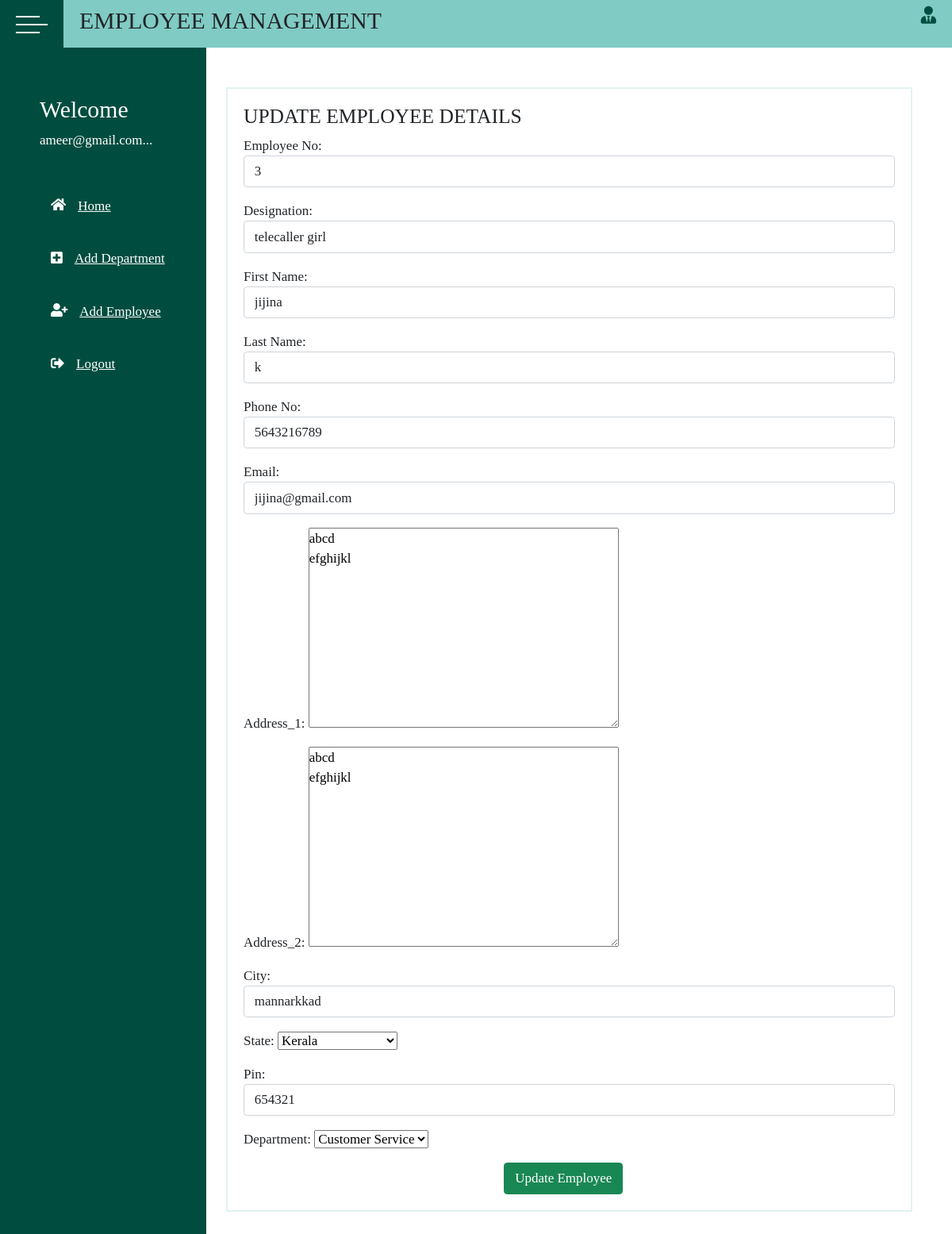
Page /centerhead/employee/update/4 (signed in) on the committed database.
### crmcuser/models.py (models this page shows, shortened)
class MyUser(AbstractBaseUser):
    email = models.EmailField(
        verbose_name='email address',
        max_length=255,
        unique=True,
    )
    phone = models.CharField(max_length=12)
    options = (
        ("admin", "admin"),
    )
    role = models.CharField(max_length=50, default="admin", choices=options)
    is_active = models.BooleanField(default=True)
    is_admin = models.BooleanField(default=False)
    objects = MyUserManager()
    USERNAME_FIELD = 'email'
    REQUIRED_FIELDS = ['phone', 'role']
    def __str__(self):
        return self.email

### centerhead/models.py (models this page shows)
class Employee(models.Model):
    emp_no=models.CharField(max_length=50)
    designation=models.CharField(max_length=50)
    f_name=models.CharField(max_length=50)
    l_name=models.CharField(max_length=50)
    phone=models.CharField(max_length=50)
    email=models.EmailField(max_length=50)
    address_1=models.TextField(max_length=50)
    address_2=models.TextField(max_length=50)
    city=models.CharField(max_length=50)
    options=(
        ("Andhra Pradesh","Andhra Pradesh"),
        ("Arunachal Pradesh","Arunachal Pradesh"),
        ("Assam","Assam"),
        ("Bihar","Bihar"),
        ("Chhattisgarh","Chhattisgarh"),
        ("Goa","Goa"),
        ("Gujarat","Gujarat"),
        ("Haryana","Haryana	"),
        ("Himachal Pradesh","Himachal Pradesh"),
        ("harkhand","harkhand"),
        ("Karnataka","Karnataka"),
        ("Kerala","Kerala"),
        ("Madhya Pradesh","Madhya Pradesh"),
        ("Maharashtra","Maharashtra"),
        ("Manipur","Manipur"),
        ("Meghalaya","Meghalaya"),
        ("Mizoram","Mizoram"),
        ("Nagaland","Nagaland"),
        ("Odisha","Odisha"),
        ("Punjab","Punjab"),
        ("Rajasthan","Rajasthan"),
        ("Sikkim","Sikkim"),
        ("Tamil Nadu","Tamil Nadu"),
        ("Telangana","Telangana"),
        ("Tripura","Tripura"),
        ("Uttar Pradesh","Uttar Pradesh"),
        ("Uttarakhand","Uttarakhand"),
        ("West Bengal","West Bengal")
    )
    state=models.CharField(max_length=50,choices=options,default="Kerala")
    pin=models.CharField(max_length=50)
    department=models.ForeignKey(Department,on_delete=models.CASCADE)

### centerhead/views.py (the view)
# urls.py: path("employee/update/<int:id>", views.UpdateEmployee.as_view(), name="updateemployee"),
@method_decorator(signin_required, name="dispatch")
class UpdateEmployee(UpdateView):
    model = Employee
    form_class = EmployeeAddForm
    template_name = "update_employee.html"
    pk_url_kwarg = "id"
    success_url = reverse_lazy("listemployee")

### centerhead/models.py (called while the page is built)
    def __str__(self):
        return self.name

### centerhead/templates/update_employee.html (shortened to what this page needs)
<!DOCTYPE html>
{%extends "base.html"%}
{%block body_block%}
<html lang="en">
<head>
    <link href="https://cdn.jsdelivr.net/npm/bootstrap@5.1.3/dist/css/bootstrap.min.css" rel="stylesheet"
>
</head>
<body>
<form action="" method="POST">
    <h4>UPDATE EMPLOYEE DETAILS</h4>
    {{form.as_p}}
    <button type="submit" class="btn btn-success" style="margin-left:40%;">Update Employee</button>
</form>
</body>
</html>
{%endblock%}

### centerhead/templates/base.html (shortened to what this page needs)
<!DOCTYPE html>
{%load static%}
<html lang="en">
<head>
    <link rel="stylesheet" href="{%static 'css/style.css'%}">
    <link rel="stylesheet" href="https://use.fontawesome.com/releases/v5.15.4/css/all.css"
>
    <link href="https://cdn.jsdelivr.net/npm/bootstrap@5.1.3/dist/css/bootstrap.min.css" rel="stylesheet"
>
</head>
<body>
<div class="wrapper">
    <div class="top_navbar">
        <div class="hamburger">
            <div class="hamburger__inner">
                <div class="one"></div>
                <div class="two"></div>
                <div class="three"></div>
            </div>
        </div>
        <div class="menu">
            <div class="log">
                <h3>EMPLOYEE MANAGEMENT</h3>
            </div>
            <div class="right_menu">
                <ul>
                    <li>
                        <a href=""><i class="fas fa-user-tie"></i></a>
                    </li>
                </ul>
            </div>
        </div>
    </div>
    <div class="main_container">
        <div class="sidebar">
            <div class="sidebar__inner">
                <div class="profile">
                    <div class="profile_info" style="padding-left:50px; margin-top:40px;">
                        <h3>Welcome</h3>
                        <p class="profile_name">{{request.user}}...</p>
                    </div>
                </div>
                <ul>
                    <li>
                        <a href="{%url 'listemployee'%}">
                        <span class="icon">
                            <i class="fas fa-home"></i>
                        </span>
                            <span class="title">Home</span>
                        </a>
                    </li>
                    <li>
                        <a href="{%url 'adddept'%}">
                            <span class="icon"><i class="fas fa-plus-square"></i></span>
                            <span class="title">Add Department</span>
                        </a>
                    </li>
                    <li>
                        <a href="{%url 'addemployee'%}">
                            <span class="icon"><i class="fas fa-user-plus"></i></span>
                            <span class="title">Add Employee</span>
                        </a>
                    </li>
                    <li>
                        <a href="{%url 'adminsignout'%}">
                            <span class="icon"><i class="fas fa-sign-out-alt"></i></span>
                            <span class="title">Logout</span>
                        </a>
                    </li>
                </ul>
            </div>
        </div>
        <div class="container">
            <div class="item">
                {%block body_block%}
                {%endblock%}
            </div>
        </div>
    </div>
</div>
</body>
</html>

### centerhead/static/css/style.css (style rules this page uses)
* { font-family: 'Galdeano'; font-size: 17px; margin: 0; padding: 0; list-style: none; box-sizing: border-box; text-decoration: none; font-size:10; }
.wrapper { width: 100%; height: 100%; }
.top_navbar { background: #80CBC4; height: 60px; display: flex; position: fixed; width: 100%; top: 0; }
.top_navbar .hamburger { width: 80px; background: #004D40; position: relative; font-size: 28px; }
.top_navbar .hamburger .hamburger__inner { position: absolute; top: 50%; left: 50%; transform: translate(-50%,-50%); cursor: pointer; width: 40px; height: 20px; }
.top_navbar .hamburger__inner > div { width: 30px; height: 2px; background: #fff; position: absolute; top: 0; left: 0; }
.top_navbar .hamburger div.two { top: 10px; width: 40px; }
.top_navbar .hamburger div.three { top: 20px; }
.top_navbar .menu { width: calc(100% - 80px); height: 100%; display: flex; justify-content: space-between; align-items: center; padding: 0 20px; }
.top_navbar .menu .right_menu ul { display: flex; }
.top_navbar .menu .right_menu ul li { position: relative; }
.top_navbar .menu .right_menu ul li .fas { font-size: 22px; cursor: pointer; color: #004D40; }
.main_container .sidebar { position: fixed; top: 60px; left: 0; width: 260px; height: 100%; background: #004D40; transition: all 0.3s ease; }
.main_container .sidebar .sidebar__inner { position: relative; }
.main_container .sidebar .profile { display: flex; align-items: center; color: #fff; padding: 20px 0; white-space: nowrap; transition: all 0.3s ease; }
.main_container .container { margin-top: 60px; width: calc(100% - 225px); margin-left: 225px; padding: 50px; padding-left: 60px; transition: all 0.3s ease; }
.main_container .sidebar ul li a { color: #fff; font-size: 6px; padding: 20px 30px; white-space: nowrap; display: flex; align-items: center; margin-bottom: 1px; transition: all 0.3s ease; }
.main_container .sidebar ul li a .icon { margin-right: 15px; font-size: 12px; }
.main_container .sidebar ul li a span { display: inline-block; }
.main_container .container .item { background: #fff; border: 2px solid #E0F2F1; margin-bottom: 30px; padding: 20px; font-size: 3px; line-height: 25px; }

### rows in the picture
MyUser: user "ameer@gmail.com"
Employee: emp_no "3", designation "telecaller girl", f_name "jijina", l_name "k", phone "5643216789", email "jijina@gmail.com", address_1 "abcd efghijkl", address_2 "abcd efghijkl", city "mannarkkad", state "Kerala", pin "654321", department "Customer Service"
